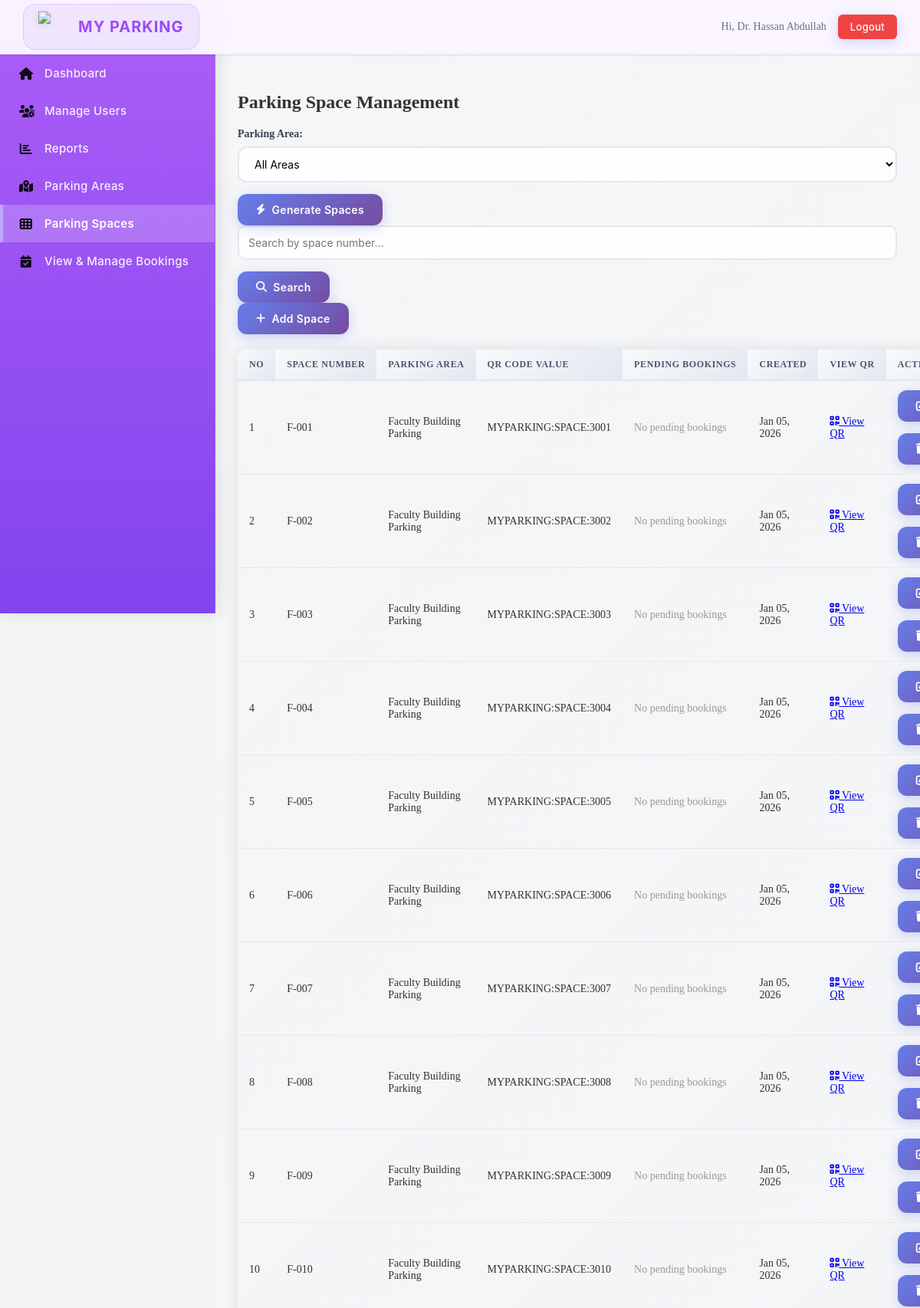
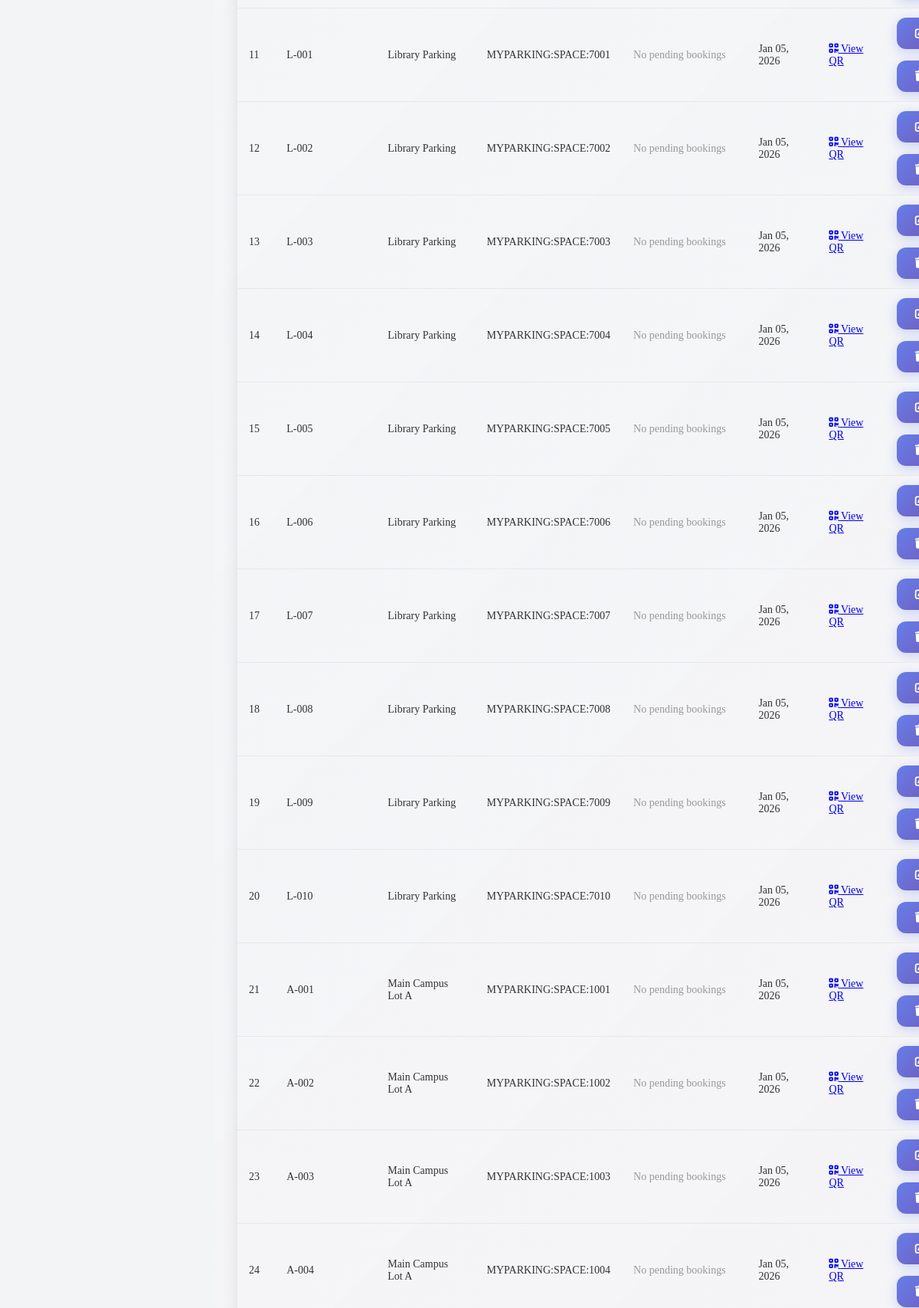
The page /module02/admin/manage_parking_spaces.php (signed in, upper part) on the database its author committed (2 pictures, top to bottom).
### tables this page shows
CREATE TABLE ParkingSpace (
    space_ID INT PRIMARY KEY AUTO_INCREMENT,
    parkingLot_ID INT NOT NULL,
    space_number VARCHAR(20) NOT NULL,
    qr_code_value VARCHAR(50) NOT NULL,
    created_at DATETIME NOT NULL DEFAULT CURRENT_TIMESTAMP,
    updated_at DATETIME NOT NULL DEFAULT CURRENT_TIMESTAMP ON UPDATE CURRENT_TIMESTAMP,
    FOREIGN KEY (parkingLot_ID) REFERENCES ParkingLot(parkingLot_ID) ON DELETE CASCADE ON UPDATE CASCADE,
    UNIQUE KEY unique_space (parkingLot_ID, space_number)
);

CREATE TABLE ParkingLot (
    parkingLot_ID INT PRIMARY KEY AUTO_INCREMENT,
    parkingLot_name VARCHAR(50) NOT NULL,
    parkingLot_type VARCHAR(30) NOT NULL,
    is_booking_lot BOOLEAN NOT NULL DEFAULT FALSE,
    capacity INT NOT NULL,
    UNIQUE KEY unique_parking_lot_name (parkingLot_name)
);

### module02/admin/manage_parking_spaces.php (the view, shortened to what this page needs)
<?php
$db = getDB();
$search = $_GET['search'] ?? '';
$whereClause = 'WHERE 1=1';
$params = [];
$sql = "SELECT ps.*, pl.parkingLot_name
        FROM ParkingSpace ps
        JOIN ParkingLot pl ON ps.parkingLot_ID=pl.parkingLot_ID
        $whereClause
        ORDER BY pl.parkingLot_name, ps.space_number";
$stmt = $db->prepare($sql);
$stmt->execute($params);
$spaces = $stmt->fetchAll();
$pendingBookings = [];
require_once __DIR__ . '/../../layout.php';
?>
<link rel="stylesheet" href="<?php echo APP_BASE_PATH; ?>/module02/admin/manage_parking_spaces.css?v=<?php echo time(); ?>">
<div class="spaces-container">
    <h2>Parking Space Management</h2>
    <div class="controls-bar">
        <div class="controls-left">
            <form method="GET" class="filter-form">
                <label>Parking Area:</label>
                <select name="area_id" onchange="this.form.submit()">
                    <option value="">All Areas</option>
                </select>
            </form>
            <button onclick="openBatchModal()" class="btn-generate"><i class="fas fa-bolt"></i> Generate Spaces</button>
        </div>
        <div class="controls-right">
            <form method="GET" class="search-form">
                <input type="text" name="search" placeholder="Search by space number..."
                       value="<?php echo htmlspecialchars($search); ?>">
                <button type="submit" class="btn-search"><i class="fas fa-search"></i> Search</button>
            </form>
            <button onclick="openCreateModal()" class="btn-add"><i class="fas fa-plus"></i> Add Space</button>
        </div>
    </div>
    <div class="table-wrapper">
        <table class="spaces-table">
            <thead>
                <tr>
                    <th>No</th>
                    <th>Space Number</th>
                    <th>Parking Area</th>
                    <th>QR Code Value</th>
                    <th>Pending Bookings</th>
                    <th>Created</th>
                    <th>View QR</th>
                    <th>Actions</th>
                </tr>
            </thead>
            <tbody>
                <?php if (empty($spaces)): ?>
                <tr><td colspan="8" style="text-align: center; padding: 40px;">No parking spaces found</td></tr>
                <?php else: ?>
                <?php foreach ($spaces as $index => $space): ?>
                <tr>
                    <td><?php echo $index + 1; ?></td>
                    <td class="space-number"><?php echo htmlspecialchars($space['space_number']); ?></td>
                    <td><?php echo htmlspecialchars($space['parkingLot_name']); ?></td>
                    <td class="qr-code"><?php echo htmlspecialchars($space['qr_code_value']); ?></td>
                    <td>
                        <?php if (isset($pendingBookings[$space['space_ID']])): ?>
                            <div class="pending-bookings-cell">
                                <?php foreach ($pendingBookings[$space['space_ID']] as $booking): ?>
                                <div class="pending-booking-item">
                                    <span class="booking-student"><i class="fas fa-user"></i> <?php echo htmlspecialchars($booking['student_name']); ?></span>
                                    <span class="booking-date"><i class="fas fa-calendar"></i> <?php echo date('M d, Y', strtotime($booking['booking_date'])); ?></span>
                                    <form method="POST" style="display: inline;">
                                        <input type="hidden" name="action" value="confirm_booking">
                                        <input type="hidden" name="booking_id" value="<?php echo $booking['booking_ID']; ?>">
                                        <button type="submit" class="btn-confirm" title="Confirm Booking">
                                            <i class="fas fa-check"></i> Confirm
                                        </button>
                                    </form>
                                </div>
                                <?php endforeach; ?>
                            </div>
                        <?php else: ?>
                            <span style="color: #999;">No pending bookings</span>
                        <?php endif; ?>
                    </td>
                    <td><?php echo date('M d, Y', strtotime($space['created_at'])); ?></td>
                    <td>
                        <a href="<?php echo APP_BASE_PATH; ?>/module02/space_qr.php?space_id=<?php echo $space['space_ID']; ?>"
                           target="_blank" class="btn-qr"><i class="fas fa-qrcode"></i> View QR</a>
                    </td>
                    <td class="actions">
                        <button onclick='openEditModal(<?php echo json_encode($space); ?>)'
                                class="btn-edit"><i class="fas fa-edit"></i> Edit</button>
                        <form method="POST" style="display: inline;"
                              onsubmit="return confirm('Delete this parking space?')">
                            <button type="submit" class="btn-delete"><i class="fas fa-trash"></i> Delete</button>
                        </form>
                    </td>
                </tr>
                <?php endforeach; ?>
                <?php endif; ?>
            </tbody>
        </table>
    </div>
</div>

### layout.php (style rules this page uses)
body { color: #333; margin: 0; padding: 0; display: flex; min-height: 100vh; background-color: #f3f4f6; }
.actions { display: flex; gap: 15px; flex-wrap: wrap; }
button, .btn { background: linear-gradient(135deg, #667eea 0%, #764ba2 100%); color: #fff; border: none; padding: 12px 24px; border-radius: 12px; cursor: pointer; font-weight: 600; font-family: 'Inter', 'Segoe UI', -apple-system, BlinkMacSystemFont, sans-serif; font-size: clamp(12px, 1.2vw, 14px); letter-spacing: 0.3px; text-decoration: none; display: inline-flex; align-items: center; gap: 8px; transition: all 0.3s cubic-bezier(0.4, 0, 0.2, 1); box-shadow: 0 4px 15px rgba(102, 126, 234, 0.3); position: relative; overflow: hidden; white-space: nowrap; }
button::before, .btn::before { content: ''; position: absolute; top: 0; left: -100%; width: 100%; height: 100%; background: linear-gradient(90deg, transparent, rgba(255, 255, 255, 0.2), transparent); transition: left 0.5s; }
input[type="text"], input[type="email"], input[type="tel"], input[type="password"], select, textarea { width: 100%; padding: 12px; border: 2px solid #e5e7eb; border-radius: 10px; font-size: 14px; font-family: 'Inter', 'Segoe UI', sans-serif; transition: all 0.3s ease; box-sizing: border-box; margin-bottom: 15px; }
label { display: block; margin-bottom: 8px; font-weight: 600; color: #374151; font-size: 14px; }
table { width: 100%; border-collapse: collapse; margin-top: 20px; border-radius: 12px; overflow: hidden; box-shadow: 0 0 20px rgba(0, 0, 0, 0.1); display: table; }
th, td { text-align: left; padding: 15px 20px; border-bottom: 1px solid rgba(0, 0, 0, 0.05); font-size: clamp(11px, 1.2vw, 14px); transition: background 0.3s ease; word-wrap: break-word; max-width: 200px; overflow: hidden; text-overflow: ellipsis; }
th { background: linear-gradient(135deg, #f8fafc 0%, #e2e8f0 100%); text-transform: uppercase; letter-spacing: 0.05em; font-size: clamp(10px, 1vw, 12px); font-weight: 700; color: #4a5568; border-bottom: 2px solid #e2e8f0; white-space: nowrap; }
@media (max-width: 1400px) { th, td { padding: 12px 15px; } }
label { font-weight: 600; font-size: 14px; display: block; margin-bottom: 8px; color: #374151; }
input, select, textarea { width: 100%; padding: 12px 16px; border-radius: 12px; border: 2px solid #e5e7eb; margin-bottom: 15px; font-size: 14px; transition: all 0.3s ease; background: rgba(255, 255, 255, 0.9); }
.admin-theme { position: relative; }

### rows shown on the page
parkingspace: space_number "F-001", parkingLot_ID.parkingLot_name "Faculty Building Parking", qr_code_value "MYPARKING:SPACE:3001", shows "No pending bookings", created_at "Jan 05, 2026"
parkingspace: space_number "F-002", parkingLot_ID.parkingLot_name "Faculty Building Parking", qr_code_value "MYPARKING:SPACE:3002", shows "No pending bookings", created_at "Jan 05, 2026"
parkingspace: space_number "F-003", parkingLot_ID.parkingLot_name "Faculty Building Parking", qr_code_value "MYPARKING:SPACE:3003", shows "No pending bookings", created_at "Jan 05, 2026"
parkingspace: space_number "F-004", parkingLot_ID.parkingLot_name "Faculty Building Parking", qr_code_value "MYPARKING:SPACE:3004", shows "No pending bookings", created_at "Jan 05, 2026"
parkingspace: space_number "F-005", parkingLot_ID.parkingLot_name "Faculty Building Parking", qr_code_value "MYPARKING:SPACE:3005", shows "No pending bookings", created_at "Jan 05, 2026"
parkingspace: space_number "F-006", parkingLot_ID.parkingLot_name "Faculty Building Parking", qr_code_value "MYPARKING:SPACE:3006", shows "No pending bookings", created_at "Jan 05, 2026"
parkingspace: space_number "F-007", parkingLot_ID.parkingLot_name "Faculty Building Parking", qr_code_value "MYPARKING:SPACE:3007", shows "No pending bookings", created_at "Jan 05, 2026"
parkingspace: space_number "F-008", parkingLot_ID.parkingLot_name "Faculty Building Parking", qr_code_value "MYPARKING:SPACE:3008", shows "No pending bookings", created_at "Jan 05, 2026"
parkingspace: space_number "F-009", parkingLot_ID.parkingLot_name "Faculty Building Parking", qr_code_value "MYPARKING:SPACE:3009", shows "No pending bookings", created_at "Jan 05, 2026"
parkingspace: space_number "F-010", parkingLot_ID.parkingLot_name "Faculty Building Parking", qr_code_value "MYPARKING:SPACE:3010", shows "No pending bookings", created_at "Jan 05, 2026"
parkingspace: space_number "L-001", parkingLot_ID.parkingLot_name "Library Parking", qr_code_value "MYPARKING:SPACE:7001", shows "No pending bookings", created_at "Jan 05, 2026"
parkingspace: space_number "L-002", parkingLot_ID.parkingLot_name "Library Parking", qr_code_value "MYPARKING:SPACE:7002", shows "No pending bookings", created_at "Jan 05, 2026"
parkingspace: space_number "L-003", parkingLot_ID.parkingLot_name "Library Parking", qr_code_value "MYPARKING:SPACE:7003", shows "No pending bookings", created_at "Jan 05, 2026"
parkingspace: space_number "L-004", parkingLot_ID.parkingLot_name "Library Parking", qr_code_value "MYPARKING:SPACE:7004", shows "No pending bookings", created_at "Jan 05, 2026"
parkingspace: space_number "L-005", parkingLot_ID.parkingLot_name "Library Parking", qr_code_value "MYPARKING:SPACE:7005", shows "No pending bookings", created_at "Jan 05, 2026"
parkingspace: space_number "L-006", parkingLot_ID.parkingLot_name "Library Parking", qr_code_value "MYPARKING:SPACE:7006", shows "No pending bookings", created_at "Jan 05, 2026"
parkingspace: space_number "L-007", parkingLot_ID.parkingLot_name "Library Parking", qr_code_value "MYPARKING:SPACE:7007", shows "No pending bookings", created_at "Jan 05, 2026"
parkingspace: space_number "L-008", parkingLot_ID.parkingLot_name "Library Parking", qr_code_value "MYPARKING:SPACE:7008", shows "No pending bookings", created_at "Jan 05, 2026"
parkingspace: space_number "L-009", parkingLot_ID.parkingLot_name "Library Parking", qr_code_value "MYPARKING:SPACE:7009", shows "No pending bookings", created_at "Jan 05, 2026"
parkingspace: space_number "L-010", parkingLot_ID.parkingLot_name "Library Parking", qr_code_value "MYPARKING:SPACE:7010", shows "No pending bookings", created_at "Jan 05, 2026"
parkingspace: space_number "A-001", parkingLot_ID.parkingLot_name "Main Campus Lot A", qr_code_value "MYPARKING:SPACE:1001", shows "No pending bookings", created_at "Jan 05, 2026"
parkingspace: space_number "A-002", parkingLot_ID.parkingLot_name "Main Campus Lot A", qr_code_value "MYPARKING:SPACE:1002", shows "No pending bookings", created_at "Jan 05, 2026"
parkingspace: space_number "A-003", parkingLot_ID.parkingLot_name "Main Campus Lot A", qr_code_value "MYPARKING:SPACE:1003", shows "No pending bookings", created_at "Jan 05, 2026"
parkingspace: space_number "A-004", parkingLot_ID.parkingLot_name "Main Campus Lot A", qr_code_value "MYPARKING:SPACE:1004", shows "No pending bookings", created_at "Jan 05, 2026"

### other values the page prints
$user['username'] "Dr. Hassan Abdullah"
